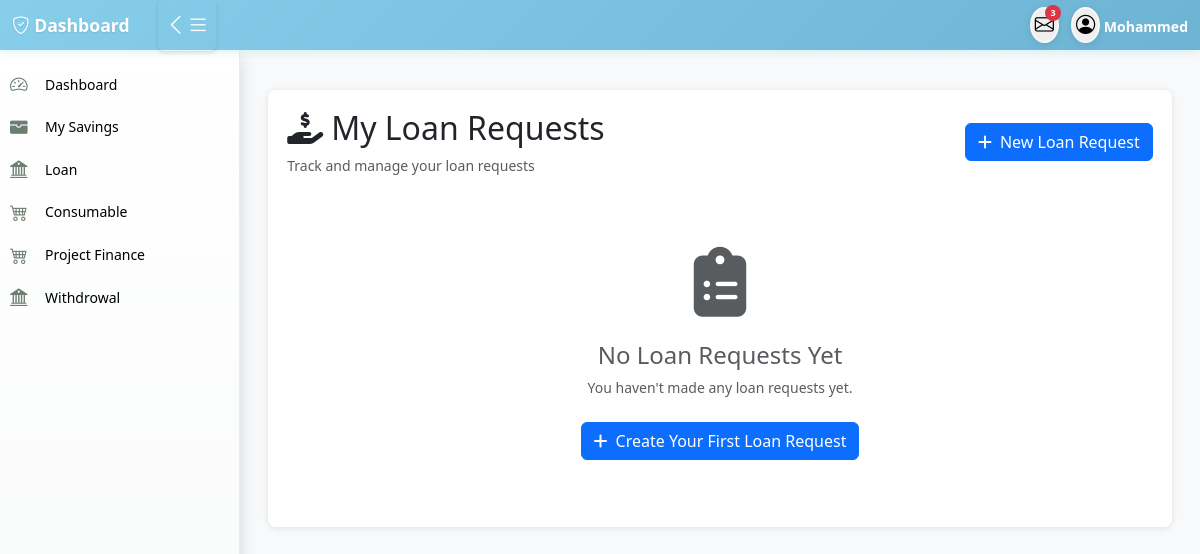
/member/my_loan_requests/ (signed in), run on an earlier commit of the app's database.
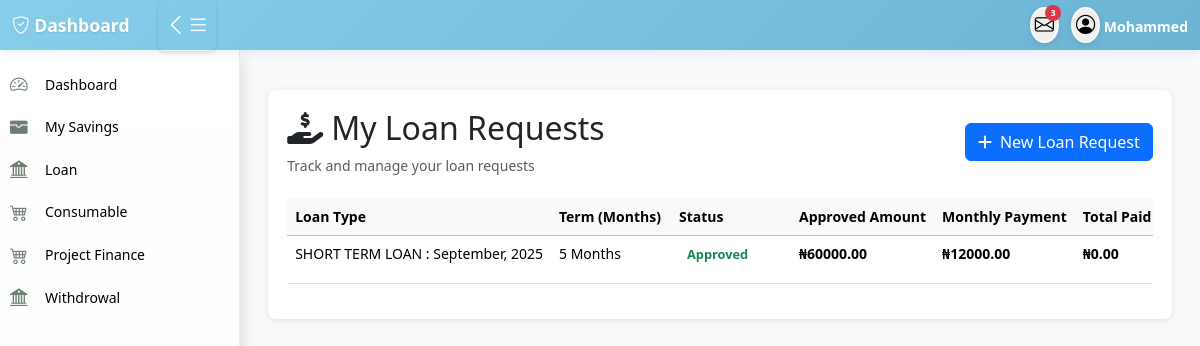
And on a later commit of the database.
### loan/models.py (models this page shows, shortened)
class LoanRequest(models.Model):
    member = models.ForeignKey(Member, on_delete=models.CASCADE, related_name="loan_requests")
    loan_type = models.ForeignKey(LoanType, on_delete=models.SET_NULL, null=True, blank=True)
    amount = models.DecimalField(max_digits=10, decimal_places=2)
    approved_amount = models.DecimalField(max_digits=10, decimal_places=2, null=True, blank=True)
    loan_term_months = models.PositiveIntegerField()
    application_date = models.DateField(default=today_date)
    approval_date = models.DateField(null=True, blank=True)
    status = models.CharField(max_length=20,choices=[ ("pending", "Pending"),("approved", "Approved"),("rejected", "Rejected"),  ("Fullpaid", "Fullpaid") ], default="pending",)
    rejection_reason = models.TextField(blank=True, null=True)
    file_one = models.ImageField(upload_to='file_one', blank=True, null=True)
    bank_name = models.ForeignKey(BankName,on_delete=models.CASCADE)
    bank_code = models.ForeignKey(BankCode,on_delete=models.CASCADE)
    account_number  = models.CharField(max_length=100)
    guarantor = models.ForeignKey(Member, on_delete=models.SET_NULL, null=True, blank=True, related_name="guaranteed_loans")
    guarantor_accepted = models.BooleanField(default=False)
    created_by = models.ForeignKey(User,on_delete=models.CASCADE)
    approved_by = models.ForeignKey(User, on_delete=models.SET_NULL, null=True, blank=True, related_name='approved_loan')
    date_created = models.DateTimeField(auto_now_add=True)
    class Meta:
        constraints = [
            models.CheckConstraint(
                check=models.Q(approved_amount__lte=models.F('amount')),
                name='approved_amount_not_greater_than_requested'
            ),
        ]
    @property
    def monthly_payment(self):
        if self.approved_amount and self.loan_term_months > 0:
            total_payment = self.approved_amount
            return total_payment / self.loan_term_months
        return None

class LoanType(models.Model):
    name = models.CharField(max_length=100)
    description = models.TextField(blank=True, null=True)
    max_amount = models.DecimalField(max_digits=12, decimal_places=2, null=True, blank=True)
    max_loan_term_months = models.PositiveIntegerField(null=True, blank=True)
    available = models.BooleanField(default=True)
    created_by = models.ForeignKey(User,on_delete=models.CASCADE)

### member/views.py (the view)
# urls.py: path('my_loan_requests/', views.my_loan_requests, name='my_loan_requests'),
def my_loan_requests(request):
    member = request.user.member
    loan_requests = LoanRequest.objects.filter(member=member).exclude(status='Rejected').order_by('-date_created')
    loan_data = []
    for loan in loan_requests:
        approved_amount = loan.approved_amount or 0
        total_paid = sum(repay.amount_paid for repay in loan.repaybacks.all())
        balance = approved_amount - total_paid
        monthly_payment = loan.monthly_payment or 0
        loan_data.append({
            'loan': loan,'approved_amount': approved_amount,'total_paid': total_paid,
            'balance': balance,'monthly_payment': monthly_payment,})
    return render(request, 'member/my_loan_requests.html', {'loan_data': loan_data})

### templates/member/my_loan_requests.html (shortened to what this page needs)
{% extends 'base/base.html' %}
{% block content %}
    <div class="content-card mt-4">
        <div class="d-flex justify-content-between align-items-center mb-4">
            <div>
                <h2><i class="fas fa-hand-holding-usd me-2"></i>My Loan Requests</h2>
                <p class="text-muted mb-0">Track and manage your loan requests</p>
            </div>
            <a href="{% url 'loan_request' %}" class="btn btn-primary">
                <i class="fas fa-plus me-2"></i>New Loan Request
            </a>
        </div>
        {% if loan_data %}
                    <div class="table-responsive">
                        <table class="table table">
                             <thead class="table-info">
                                <tr>
                                    <th class="text-nowrap" style="min-width: 120px;">Loan Type</th>
                                    <th class="text-nowrap" style="min-width: 120px;">Term (Months)</th>
                                    <th>Status</th>
                                    <th class="text-nowrap" style="min-width: 120px;">Approved Amount</th>
                                    <th class="text-nowrap" style="min-width: 120px;">Monthly Payment</th>
                                    <th class="text-nowrap" style="min-width: 120px;">Total Paid</th>
                                </tr>
                            </thead>
                            <tbody>
                                {% for entry in loan_data %}
                                    {% with loan=entry.loan %}
                                    <tr>
                                        <td class="text-nowrap" style="min-width: 120px;">{{ loan.loan_type.name }}</td>
                                        <td>{{ loan.loan_term_months }} Months</td>
                                        <td class="text-nowrap" style="min-width: 120px;">
                                             <span class="status-badge
                                                 {% if req.status == 'pending' %}status-pending
                                                {% elif req.status == 'approved' %}status-active
                                                {% elif req.status == 'Fullpaid' %}status-completed
                                                {% elif req.status == 'rejected' %}status-cancelled
                                                {% else %}text-success{% endif %}">
                                                 {{ loan.status|title }}
                                            </span>
                                        </td>
                                        <td>
                                            <strong>₦{{ entry.approved_amount|floatformat:2 }}</strong>
                                        </td>
                                        <td>
                                            <strong>₦{{ entry.monthly_payment|floatformat:2 }}</strong>
                                        </td>
                                        <td>
                                            <strong>₦{{ entry.total_paid|floatformat:2 }}</strong>
                                        </td>
                                    </tr>
                                    {% endwith %}
                                {% endfor %}
                            </tbody>
                        </table>
                    </div>
                </div>
        {% else %}
            <div class="text-center py-5">
                <div class="mb-4">
                    <i class="fas fa-clipboard-list fa-5x text-muted"></i>
                </div>
                <h4 class="text-muted">No Loan Requests Yet</h4>
                <p class="text-muted mb-4">You haven't made any loan requests yet.</p>
                <a href="{% url 'loan_request' %}" class="btn btn-primary">
                    <i class="fas fa-plus me-2"></i>Create Your First Loan Request
                </a>
            </div>
        {% endif %}
    </div>
{% endblock content %}

What changed in the data, as far as the page shows it:
added LoanRequest: loan.loan_type.name "SHORT TERM LOAN : September, 2025", loan.loan_term_months "5", loan.status "Approved", approved_amount "60000.00", monthly_payment "12000.00", total_paid "0.00"
Also different on the page:
text no longer shown: "No Loan Requests Yet You haven't made any loan requests yet. Create Your First Loan Request"
text now shown: "Loan Type Term (Months) Status Approved Amount Monthly Payment Total Paid"
